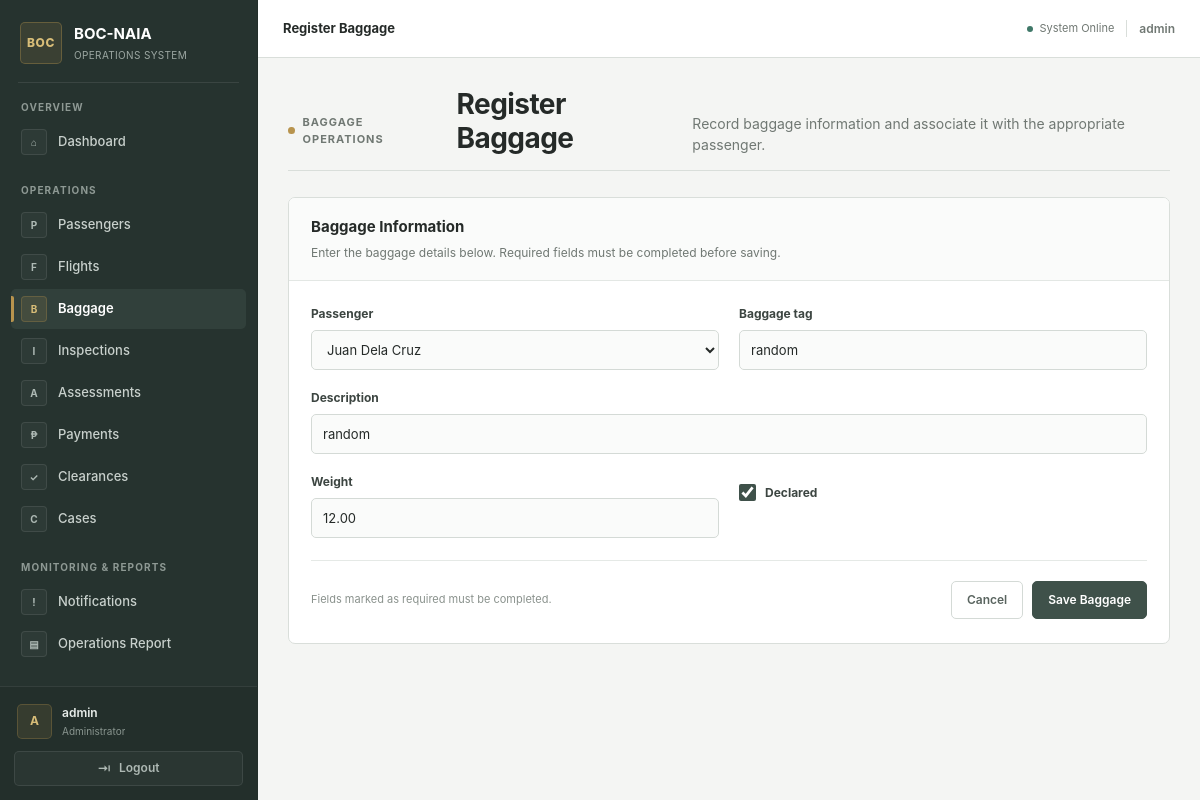
/passengers/baggage/6/edit/ (signed in), run on the app's committed database.
### passengers/models.py (models this page shows, shortened)
class Baggage(models.Model):
    passenger = models.ForeignKey(
        Passenger,
        on_delete=models.PROTECT,
        related_name="baggage",
    )
    baggage_tag = models.CharField(
        max_length=30,
        unique=True,
    )
    description = models.CharField(
        max_length=255,
    )
    weight = models.DecimalField(
        max_digits=8,
        decimal_places=2,
    )
    declared = models.BooleanField(
        default=True,
    )
    created_at = models.DateTimeField(
        auto_now_add=True,
    )

### passengers/views.py (the view)
@permission_required(
    "passengers.change_baggage",
    raise_exception=True,
)
def baggage_update(request, baggage_id):
    baggage = get_object_or_404(
        Baggage,
        id=baggage_id,
    )
    if request.method == "POST":
        old_values = {
            "passenger": baggage.passenger,
            "baggage_tag": baggage.baggage_tag,
            "description": baggage.description,
            "weight": baggage.weight,
            "declared": baggage.declared,
        }
        post_data = request.POST.copy()
        post_data["passenger"] = baggage.passenger_id
        form = BaggageForm(
            post_data,
            instance=baggage,
        )
        if form.is_valid():
            updated_baggage = form.save()
            changes = []
            if old_values["passenger"] != updated_baggage.passenger:
                changes.append(
                    f"Passenger: "
                    f"{old_values['passenger'].reference_number} → "
                    f"{updated_baggage.passenger.reference_number}"
                )
            if old_values["baggage_tag"] != updated_baggage.baggage_tag:
                changes.append(
                    f"Baggage Tag: "
                    f"{old_values['baggage_tag']} → "
                    f"{updated_baggage.baggage_tag}"
                )
            if old_values["description"] != updated_baggage.description:
                changes.append(
                    f"Description: "
                    f"{old_values['description']} → "
                    f"{updated_baggage.description}"
                )
            if old_values["weight"] != updated_baggage.weight:
                changes.append(
                    f"Weight: "
                    f"{old_values['weight']} → "
                    f"{updated_baggage.weight}"
                )
            if old_values["declared"] != updated_baggage.declared:
                old_declared = (
                    "Declared"
                    if old_values["declared"]
                    else "Not Declared"
                )
                new_declared = (
                    "Declared"
                    if updated_baggage.declared
                    else "Not Declared"
                )
                changes.append(
                    f"Declared: {old_declared} → {new_declared}"
                )
            if changes:
                previous_data, new_data = build_audit_snapshot(
                    old_values,
                    updated_baggage,
                    [
                        "passenger",
                        "baggage_tag",
                        "description",
                        "weight",
                        "declared",
                    ],
                )
                AuditLog.objects.create(
                    user=request.user,
                    action="update",
                    model_name="Baggage",
                    object_id=updated_baggage.id,
                    description=(
                        f"Updated baggage "
                        f"{updated_baggage.baggage_tag}: "
                        + "; ".join(changes)
                    ),
                    previous_data=previous_data,
                    new_data=new_data,
                )
            return redirect("baggage_list")
    else:
        form = BaggageForm(
            instance=baggage,
        )
    return render(
        request,
        "passengers/baggage_form.html",
        {
            "form": form,
            "baggage": baggage,
        },
    )

### passengers/templates/passengers/baggage_form.html (shortened to what this page needs)
{% extends "base.html" %}
{% block nav_baggage %}active{% endblock %}
{% block page_heading %}Register Baggage{% endblock %}
{% block content %}
<div class="form-page">
    <div class="page-header">
        <div class="eyebrow">
            <span class="eyebrow-mark"></span>
            Baggage Operations
        </div>
        <h1 class="page-title">Register Baggage</h1>
        <p class="page-subtitle">
            Record baggage information and associate it with the appropriate passenger.
        </p>
    </div>
    <section class="form-card">
        <div class="form-card-header">
            <h2 class="form-card-title">Baggage Information</h2>
            <p class="form-card-description">
                Enter the baggage details below. Required fields must be completed before saving.
            </p>
        </div>
        <div class="form-body">
            <form method="post">
                <div class="form-fields">
                    {% for field in form %}
                        <div class="field {% if field.name == 'description' %}full-width{% endif %}">
                            {% if field.field.widget.input_type == "checkbox" %}
                                <div class="field-checkbox">
                                    {{ field }}
                                    <label for="{{ field.id_for_label }}">
                                        {{ field.label }}
                                    </label>
                                </div>
                            {% else %}
                                <label for="{{ field.id_for_label }}">
                                    {{ field.label }}
                                </label>
                                {{ field }}
                            {% endif %}
                        </div>
                    {% endfor %}
                </div>
                <div class="form-actions">
                    <span class="required-note">
                        Fields marked as required must be completed.
                    </span>
                    <div class="action-group">
                        <a
                            href="{% url 'baggage_list' %}"
                            class="button button-secondary"
                        >
                            Cancel
                        </a>
                        <button
                            type="submit"
                            class="button button-primary"
                        >
                            Save Baggage
                        </button>
                    </div>
                </div>
            </form>
        </div>
    </section>
</div>
{% endblock %}

### templates/base.html (shortened to what this page needs)
{% load static %}
<!DOCTYPE html>
<html lang="en">
<head>
    <link rel="stylesheet" href="{% static 'css/app.css' %}?v=20261002">
</head>
<body>
<div class="app-shell">
    <aside class="sidebar" id="sidebar">
        <div class="sidebar-brand">
            <div class="brand-mark">
                BOC
            </div>
            <div class="brand-text">
                <strong>BOC-NAIA</strong>
                <span>Operations System</span>
            </div>
        </div>
        <div class="sidebar-divider"></div>
        <nav class="sidebar-navigation">
            <div class="nav-section">
                <span class="nav-section-title">
                    Overview
                </span>
                <a
                    href="{% url 'dashboard' %}"
                    class="nav-link {% block nav_dashboard %}{% endblock %}"
                >
                    <span class="nav-icon">⌂</span>
                    <span class="nav-label">Dashboard</span>
                </a>
            </div>
            <div class="nav-section">
                <span class="nav-section-title">
                    Operations
                </span>
                {% if perms.passengers.view_passenger %}
                <a
                    href="{% url 'passenger_list' %}"
                    class="nav-link {% block nav_passengers %}{% endblock %}"
                >
                    <span class="nav-icon">P</span>
                    <span class="nav-label">Passengers</span>
                </a>
                {% endif %}
                {% if perms.passengers.view_flight %}
                <a
                    href="{% url 'flight_list' %}"
                    class="nav-link {% block nav_flights %}{% endblock %}"
                >
                    <span class="nav-icon">F</span>
                    <span class="nav-label">Flights</span>
                </a>
                {% endif %}
                {% if perms.passengers.view_baggage %}
                <a
                    href="{% url 'baggage_list' %}"
                    class="nav-link {% block nav_baggage %}{% endblock %}"
                >
                    <span class="nav-icon">B</span>
                    <span class="nav-label">Baggage</span>
                </a>
                {% endif %}
                {% if perms.passengers.view_inspection %}
                <a
                    href="{% url 'inspection_list' %}"
                    class="nav-link {% block nav_inspections %}{% endblock %}"
                >
                    <span class="nav-icon">I</span>
                    <span class="nav-label">Inspections</span>
                </a>
                {% endif %}
                {% if perms.passengers.view_assessment %}
                <a
                    href="{% url 'assessment_list' %}"
                    class="nav-link {% block nav_assessments %}{% endblock %}"
                >
                    <span class="nav-icon">A</span>
                    <span class="nav-label">Assessments</span>
                </a>
                {% endif %}
                {% if perms.passengers.view_payment %}
                <a
                    href="{% url 'payment_list' %}"
                    class="nav-link {% block nav_payments %}{% endblock %}"
                >
                    <span class="nav-icon">₱</span>
                    <span class="nav-label">Payments</span>
                </a>
                {% endif %}
                {% if perms.passengers.view_clearance %}
                <a
                    href="{% url 'clearance_list' %}"
                    class="nav-link {% block nav_clearances %}{% endblock %}"
                >
                    <span class="nav-icon">✓</span>
                    <span class="nav-label">Clearances</span>
                </a>
                {% endif %}
                {% if perms.passengers.view_case %}
                <a
                    href="{% url 'case_list' %}"
                    class="nav-link {% block nav_cases %}{% endblock %}"
                >
                    <span class="nav-icon">C</span>
                    <span class="nav-label">Cases</span>
                </a>
                {% endif %}
            </div>
            <div class="nav-section">
                <span class="nav-section-title">Monitoring & Reports</span>
                <a
                    href="{% url 'notifications' %}"
                    class="nav-link {% block nav_notifications %}{% endblock %}"
                >
                    <span class="nav-icon">!</span>
                    <span>Notifications</span>
                </a>
                <a
                    href="{% url 'operations_report' %}"
                    class="nav-link {% block nav_operations_report %}{% endblock %}"
                >
                    <span class="nav-icon">▤</span>
                    <span>Operations Report</span>
                </a>
            </div>
        </nav>
        <div class="sidebar-footer">
            <div class="user-profile">
                <div class="user-avatar">
                    {{ request.user.username|first|upper }}
                </div>
                <div class="user-information">
                    <strong>
                        {% if request.user.get_full_name %}
                            {{ request.user.get_full_name }}
                        {% else %}
                            {{ request.user.username }}
                        {% endif %}
                    </strong>
                    <span>
                        {% if request.user.is_superuser %}
                            Administrator
                        {% endif %}
                    </span>
                </div>
            </div>
            <form
                method="post"
                action="{% url 'logout' %}"
                class="logout-form"
            >
                <button
                    type="submit"
                    class="logout-button"
                >
                    <span class="logout-icon">⇥</span>
                    <span>Logout</span>
                </button>
            </form>
        </div>
    </aside>
    <div class="main-wrapper">
        <header class="topbar">
            <div class="topbar-title">
                {% block page_heading %}{% endblock %}
            </div>
            <div class="topbar-right">
                <div class="topbar-status">
                    <span class="status-dot"></span>
                    <span>System Online</span>
                </div>
                <span class="topbar-user">
                    {{ request.user.username }}
                </span>
            </div>
        </header>
        <main class="main-content">
            {% block content %}{% endblock %}
        </main>
    </div>
</div>
</body>
</html>

### data on the page
Baggage: form "Juan Dela Cruz" "random" "random" "12.00", form "☑"

### other printed values
{{ request.user.username|first|upper }} "A"
{{ request.user.username }} "admin"
{{ field.label }} "Passenger" "Baggage tag" "Description" "Weight"
{{ field.label }} "Declared"
